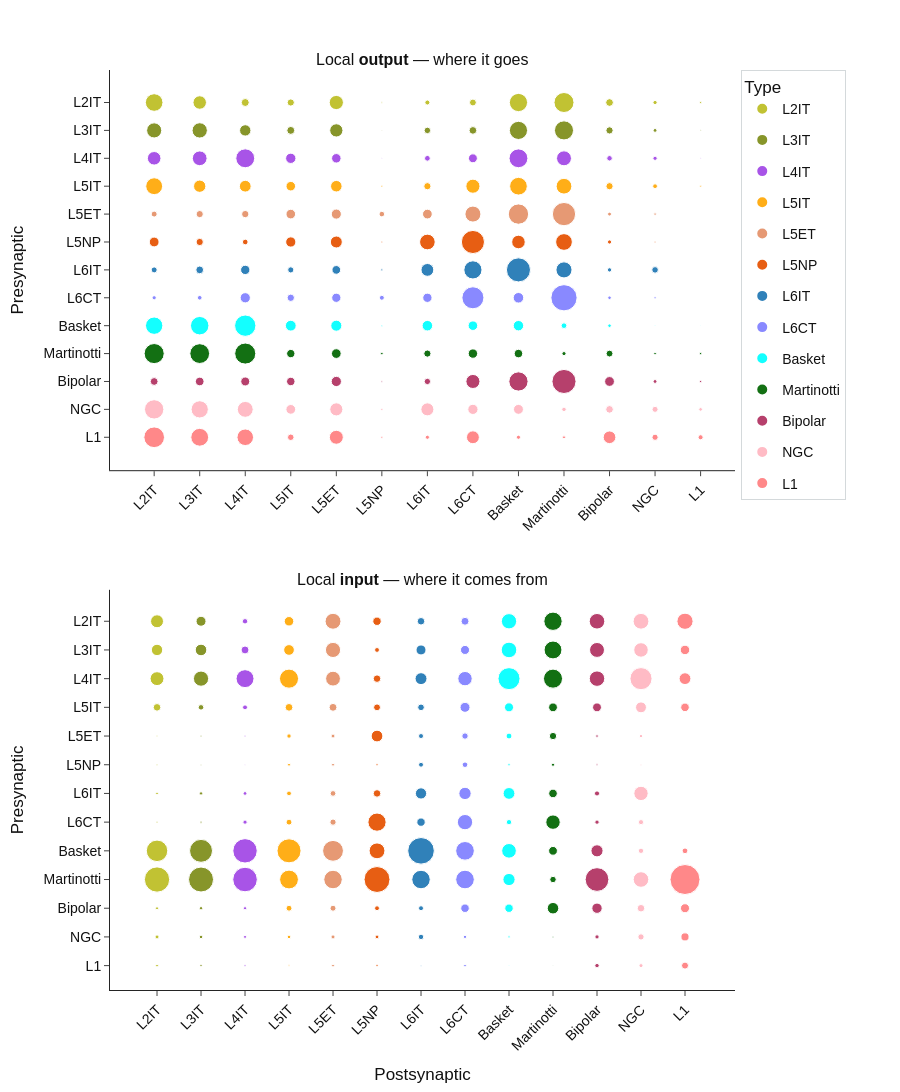

This figure's notebook cell:
### Markdown cell above
## 05 — What analysis does a dense column enable?

### Directed connectivity graph

![](figures/block05e_adjacency.png){fig-alt="A 1,329 by 1,329 adjacency matrix,
presynaptic down and postsynaptic across, grouped by cell type with a colour
bar on two margins."}

Every connection between the labelled column cells: presynaptic down,
postsynaptic across, grouped by type and ordered by soma depth within type, so
the diagonal is the column's depth axis. Mark size and ink both carry synapse
count.

The structure you can read off it without counting anything: the inhibitory
rows are dense with outputs and the inhibitory columns are dense with inputs across layers, basket and Martinotti
most of all. There is a conspicuous column at L5ET, representing the dense inputs across layers. 
Excitatory-excitatory connectivity is sparse and most often 1 synapse per connections. 
Recurrent connections dominate in layers 2, 3, and 4. The numbers behind
that texture are in the next figure.

::: {.aside-note}
**This table is complete, not a sample.** The column's internal synapses were
queried with *both* partners restricted to the column set, so a blank cell is
a real absence rather than an untraced one. 82,614 connections, 152,336
synapses, 4.7% of ordered pairs connected. Of the pairs connected at all,
**14.4% are reciprocal — six times what a random graph of this density gives.**
:::

### Type to type, as proportions

The matrix as numbers. A dot's **area** is the proportion of one type's local
synapses that the pair accounts for; the left panel normalises each row (of
everything this type sends locally, where does it go) and the right normalises
each column (of everything this type receives locally, where is it from).

**Click a type in the legend to drop its row or column.** Hover gives the
synapse count and both denominators.

### Code cell
#| echo: false
#| label: fig-dots
#| fig-cap: "Type-to-type connectivity as proportions of local synapses. Top: each row sums to 1 across that type's local output. Bottom: each column sums to 1 across that type's local input. One size scale across both panels."
#| code-summary: "Code: interactive type-to-type dot plots"
present = [g for g in ORDER if g in set(types.pre)]
index = {g: i for i, g in enumerate(present)}
shown = [SHOWN.get(g, g) for g in present]

# One scale across both panels. The largest row-normalised entry is 0.41 and
# the largest column-normalised 0.53; scaling each panel to its own maximum
# would draw those two as the same dot and make the panels incomparable.
vmax = float(max(types.out_share.max(), types.in_share.max()))
SIZE_MAX = 30.0          # marker diameter in px for a dot at `vmax`

# Stacked, not side by side. Thirteen type labels per axis need about 430 px
# to stay apart, and two panels of that will not fit the body measure — which
# is what sent this figure into the page column, and out past the margins.
fig = make_subplots(rows=2, cols=1, vertical_spacing=0.13,
                    subplot_titles=("Local <b>output</b> — where it goes",
                                    "Local <b>input</b> — where it comes from"))

for panel, (column, colour_by) in enumerate(
        [("out_share", "pre"), ("in_share", "post")], start=1):
    for group in present:
        # Colour by the normalised direction, as the static figure does: the
        # output panel comes out in horizontal bands and the input panel in
        # vertical ones, which is the quickest way to see which is which.
        part = types[types[colour_by] == group]
        part = part[part[column] > 0]
        if not len(part):
            continue
        # Area proportional to the share, so diameter goes as its square root.
        diameter = SIZE_MAX * np.sqrt(np.clip(part[column] / vmax, 0, 1))
        fig.add_trace(go.Scatter(
            x=[index[p] for p in part.post],
            y=[index[p] for p in part.pre],
            mode="markers",
            name=SHOWN.get(group, group),
            legendgroup=group,
            showlegend=(panel == 1),
            marker=dict(size=diameter, sizemode="diameter",
                        color=COLOUR.get(group, "#777777"),
                        line=dict(width=1, color="white"), opacity=0.92),
            customdata=np.stack([part.pre, part.post, part.synapses,
                                 part.out_share * 100, part.in_share * 100],
                                axis=-1),
            hovertemplate=("<b>%{customdata[0]} → %{customdata[1]}</b><br>"
                           "%{customdata[2]:,} synapses<br>"
                           "%{customdata[3]:.1f}% of the source's local output"
                           "<br>%{customdata[4]:.1f}% of the target's local "
                           "input<extra></extra>")),
            row=panel, col=1)

ticks = dict(tickmode="array", tickvals=list(range(len(present))),
             ticktext=shown)
for panel in (1, 2):
    # Only the lower panel names the x axis: stacked, the upper one's title
    # sits directly under the lower one's subplot title.
    fig.update_xaxes(title_text="Postsynaptic" if panel == 2 else None,
                     **ticks, tickangle=-45, row=panel, col=1)
    fig.update_yaxes(title_text="Presynaptic", autorange="reversed",
                     **ticks, row=panel, col=1)

# The right margin is what the legend sits in, so it has to be wide
# enough for the longest entry ("Martinotti") plus its swatch.
fig.update_layout(**layout(
    height=1180, margin=dict(l=110, r=165, t=70, b=90),
    legend=dict(title="Type", y=1, x=1.01, xanchor="left")))
fig.show(config=CONFIG)

### Figure 1 — Plotly figure (JSON) as saved in the notebook; plotly's stock layout.template omitted (floating-point values rounded to 4 significant figures)
{"data": [{"customdata": [["L2IT", "L2IT", 2453, 18.27, 9.9], ["L2IT", "L3IT", 1439, 10.72, 5.858], ["L2IT", "L4IT", 499, 3.717, 1.727], ["L2IT", "L5IT", 409, 3.047, 5.358], ["L2IT", "L5ET", 1594, 11.88, 14.91], ["L2IT", "L5NP", 15, 0.1117, 4.19], ["L2IT", "L6IT", 199, 1.483, 3.356], ["L2IT", "L6CT", 369, 2.749, 3.697], ["L2IT", "Basket family", 2634, 19.62, 13.82], ["L2IT", "Martinotti family", 3169, 23.61, 19.8], ["L2IT", "Bipolar family", 470, 3.501, 14.32], ["L2IT", "NGC", 141, 1.05, 14.73], ["L2IT", "L1", 32, 0.2384, 15.46]], "hovertemplate": "<b>%{customdata[0]} → %{customdata[1]}</b><br>%{customdata[2]:,} synapses<br>%{customdata[3]:.1f}% of the source's local output<br>%{customdata[4]:.1f}% of the target's local input<extra></extra>", "legendgroup": "L2IT", "marker": {"color": "#bcbd22", "line": {"color": "white", "width": 1}, "opacity": 0.92, "size": [17.59, 13.47, 7.935, 7.184, 14.18, 1.376, 5.011, 6.823, 18.23, 20.0, 7.701, 4.218, 2.009], "sizemode": "diameter"}, "mode": "markers", "name": "L2IT", "showlegend": true, "type": "scatter", "x": [0, 1, 2, 3, 4, 5, 6, 7, 8, 9, 10, 11, 12], "xaxis": "x", "y": [0, 0, 0, 0, 0, 0, 0, 0, 0, 0, 0, 0, 0], "yaxis": "y"}, {"customdata": [["L3IT", "L2IT", 1896, 13.51, 7.652], ["L3IT", "L3IT", 1943, 13.85, 7.909], ["L3IT", "L4IT", 1064, 7.583, 3.683], ["L3IT", "L5IT", 517, 3.685, 6.772], ["L3IT", "L5ET", 1454, 10.36, 13.6], ["L3IT", "L5NP", 5, 0.03564, 1.397], ["L3IT", "L6IT", 351, 2.502, 5.919], ["L3IT", "L6CT", 485, 3.457, 4.859], ["L3IT", "Basket family", 2740, 19.53, 14.38], ["L3IT", "Martinotti family", 3014, 21.48, 18.83], ["L3IT", "Bipolar family", 432, 3.079, 13.16], ["L3IT", "NGC", 119, 0.8481, 12.43], ["L3IT", "L1", 11, 0.0784, 5.314]], "hovertemplate": "<b>%{customdata[0]} → %{customdata[1]}</b><br>%{customdata[2]:,} synapses<br>%{customdata[3]:.1f}% of the source's local output<br>%{customdata[4]:.1f}% of the target's local input<extra></extra>", "legendgroup": "L3IT", "marker": {"color": "#7d8d19", "line": {"color": "white", "width": 1}, "opacity": 0.92, "size": [15.13, 15.31, 11.33, 7.9, 13.25, 0.7769, 6.509, 7.651, 18.19, 19.07, 7.221, 3.79, 1.152], "sizemode": "diameter"}, "mode": "markers", "name": "L3IT", "showlegend": true, "type": "scatter", "x": [0, 1, 2, 3, 4, 5, 6, 7, 8, 9, 10, 11, 12], "xaxis": "x", "y": [1, 1, 1, 1, 1, 1, 1, 1, 1, 1, 1, 1, 1], "yaxis": "y"}, {"customdata": [["L4IT", "L2IT", 2830, 10.85, 11.42], ["L4IT", "L3IT", 3345, 12.82, 13.62], ["L4IT", "L4IT", 5497, 21.07, 19.03], ["L4IT", "L5IT", 1642, 6.295, 21.51], ["L4IT", "L5ET", 1383, 5.302, 12.93], ["L4IT", "L5NP", 12, 0.046, 3.352], ["L4IT", "L6IT", 500, 1.917, 8.432], ["L4IT", "L6CT", 1220, 4.677, 12.22], ["L4IT", "Basket family", 5466, 20.95, 28.69], ["L4IT", "Martinotti family", 3434, 13.16, 21.46], ["L4IT", "Bipolar family", 464, 1.779, 14.14], ["L4IT", "NGC", 276, 1.058, 28.84], ["L4IT", "L1", 17, 0.06517, 8.213]], "hovertemplate": "<b>%{customdata[0]} → %{customdata[1]}</b><br>%{customdata[2]:,} synapses<br>%{customdata[3]:.1f}% of the source's local output<br>%{customdata[4]:.1f}% of the target's local input<extra></extra>", "legendgroup": "L4IT", "marker": {"color": "#a146e6", "line": {"color": "white", "width": 1}, "opacity": 0.92, "size": [13.56, 14.74, 18.89, 10.33, 9.476, 0.8827, 5.698, 8.9, 18.84, 14.93, 5.489, 4.233, 1.051], "sizemode": "diameter"}, "mode": "markers", "name": "L4IT", "showlegend": true, "type": "scatter", "x": [0, 1, 2, 3, 4, 5, 6, 7, 8, 9, 10, 11, 12], "xaxis": "x", "y": [2, 2, 2, 2, 2, 2, 2, 2, 2, 2, 2, 2, 2], "yaxis": "y"}, {"customdata": [["L5IT", "L2IT", 841, 16.84, 3.394], ["L5IT", "L3IT", 446, 8.933, 1.816], ["L5IT", "L4IT", 409, 8.191, 1.416], ["L5IT", "L5IT", 268, 5.368, 3.511], ["L5IT", "L5ET", 393, 7.871, 3.676], ["L5IT", "L5NP", 10, 0.2003, 2.793], ["L5IT", "L6IT", 153, 3.064, 2.58], ["L5IT", "L6CT", 588, 11.78, 5.891], ["L5IT", "Basket family", 923, 18.49, 4.844], ["L5IT", "Martinotti family", 733, 14.68, 4.58], ["L5IT", "Bipolar family", 153, 3.064, 4.662], ["L5IT", "NGC", 67, 1.342, 7.001], ["L5IT", "L1", 9, 0.1803, 4.348]], "hovertemplate": "<b>%{customdata[0]} → %{customdata[1]}</b><br>%{customdata[2]:,} synapses<br>%{customdata[3]:.1f}% of the source's local output<br>%{customdata[4]:.1f}% of the target's local input<extra></extra>", "legendgroup": "L5IT", "marker": {"color": "#ffa805", "line": {"color": "white", "width": 1}, "opacity": 0.92, "size": [16.89, 12.3, 11.78, 9.534, 11.55, 1.842, 7.204, 14.12, 17.69, 15.77, 7.204, 4.767, 1.747], "sizemode": "diameter"}, "mode": "markers", "name": "L5IT", "showlegend": true, "type": "scatter", "x": [0, 1, 2, 3, 4, 5, 6, 7, 8, 9, 10, 11, 12], "xaxis": "x", "y": [3, 3, 3, 3, 3, 3, 3, 3, 3, 3, 3, 3, 3], "yaxis": "y"}, {"customdata": [["L5ET", "L2IT", 33, 2.095, 0.1332], ["L5ET", "L3IT", 48, 3.048, 0.1954], ["L5ET", "L4IT", 50, 3.175, 0.1731], ["L5ET", "L5IT", 86, 5.46, 1.127], ["L5ET", "L5ET", 95, 6.032, 0.8885], ["L5ET", "L5NP", 29, 1.841, 8.101], ["L5ET", "L6IT", 88, 5.587, 1.484], ["L5ET", "L6CT", 238, 15.11, 2.384], ["L5ET", "Basket family", 385, 24.44, 2.021], ["L5ET", "Martinotti family", 503, 31.94, 3.143], ["L5ET", "Bipolar family", 14, 0.8889, 0.4266], ["L5ET", "NGC", 6, 0.381, 0.627]], "hovertemplate": "<b>%{customdata[0]} → %{customdata[1]}</b><br>%{customdata[2]:,} synapses<br>%{customdata[3]:.1f}% of the source's local output<br>%{customdata[4]:.1f}% of the target's local input<extra></extra>", "legendgroup": "L5ET", "marker": {"color": "#e49169", "line": {"color": "white", "width": 1}, "opacity": 0.92, "size": [5.957, 7.184, 7.333, 9.617, 10.11, 5.584, 9.728, 16.0, 20.35, 23.26, 3.88, 2.54], "sizemode": "diameter"}, "mode": "markers", "name": "L5ET", "showlegend": true, "type": "scatter", "x": [0, 1, 2, 3, 4, 5, 6, 7, 8, 9, 10, 11], "xaxis": "x", "y": [4, 4, 4, 4, 4, 4, 4, 4, 4, 4, 4, 4], "yaxis": "y"}, {"customdata": [["L5NP", "L2IT", 33, 5.68, 0.1332], ["L5NP", "L3IT", 18, 3.098, 0.07327], ["L5NP", "L4IT", 11, 1.893, 0.03807], ["L5NP", "L5IT", 36, 6.196, 0.4716], ["L5NP", "L5ET", 49, 8.434, 0.4583], ["L5NP", "L5NP", 1, 0.1721, 0.2793], ["L5NP", "L6IT", 84, 14.46, 1.417], ["L5NP", "L6CT", 183, 31.5, 1.833], ["L5NP", "Basket family", 63, 10.84, 0.3306], ["L5NP", "Martinotti family", 96, 16.52, 0.5998], ["L5NP", "Bipolar family", 6, 1.033, 0.1828], ["L5NP", "NGC", 1, 0.1721, 0.1045]], "hovertemplate": "<b>%{customdata[0]} → %{customdata[1]}</b><br>%{customdata[2]:,} synapses<br>%{customdata[3]:.1f}% of the source's local output<br>%{customdata[4]:.1f}% of the target's local input<extra></extra>", "legendgroup": "L5NP", "marker": {"color": "#e65100", "line": {"color": "white", "width": 1}, "opacity": 0.92, "size": [9.808, 7.244, 5.663, 10.24, 11.95, 1.707, 15.65, 23.1, 13.55, 16.73, 4.182, 1.707], "sizemode": "diameter"}, "mode": "markers", "name": "L5NP", "showlegend": true, "type": "scatter", "x": [0, 1, 2, 3, 4, 5, 6, 7, 8, 9, 10, 11], "xaxis": "x", "y": [5, 5, 5, 5, 5, 5, 5, 5, 5, 5, 5, 5], "yaxis": "y"}, {"customdata": [["L6IT", "L2IT", 97, 2.118, 0.3915], ["L6IT", "L3IT", 163, 3.559, 0.6635], ["L6IT", "L4IT", 235, 5.131, 0.8134], ["L6IT", "L5IT", 102, 2.227, 1.336], ["L6IT", "L5ET", 204, 4.454, 1.908], ["L6IT", "L5NP", 12, 0.262, 3.352], ["L6IT", "L6IT", 443, 9.672, 7.47], ["L6IT", "L6CT", 892, 19.48, 8.936], ["L6IT", "Basket family", 1566, 34.19, 8.219], ["L6IT", "Martinotti family", 700, 15.28, 4.374], ["L6IT", "Bipolar family", 50, 1.092, 1.523], ["L6IT", "NGC", 116, 2.533, 12.12]], "hovertemplate": "<b>%{customdata[0]} → %{customdata[1]}</b><br>%{customdata[2]:,} synapses<br>%{customdata[3]:.1f}% of the source's local output<br>%{customdata[4]:.1f}% of the target's local input<extra></extra>", "legendgroup": "L6IT", "marker": {"color": "#1f77b4", "line": {"color": "white", "width": 1}, "opacity": 0.92, "size": [5.989, 7.764, 9.322, 6.142, 8.685, 2.107, 12.8, 18.16, 24.06, 16.09, 4.3, 6.549], "sizemode": "diameter"}, "mode": "markers", "name": "L6IT", "showlegend": true, "type": "scatter", "x": [0, 1, 2, 3, 4, 5, 6, 7, 8, 9, 10, 11], "xaxis": "x", "y": [6, 6, 6, 6, 6, 6, 6, 6, 6, 6, 6, 6], "yaxis": "y"}, {"customdata": [["L6CT", "L2IT", 50, 1.032, 0.2018], ["L6CT", "L3IT", 62, 1.279, 0.2524], ["L6CT", "L4IT", 299, 6.17, 1.035], ["L6CT", "L5IT", 154, 3.178, 2.017], ["L6CT", "L5ET", 244, 5.035, 2.282], ["L6CT", "L5NP", 70, 1.444, 19.55], ["L6CT", "L6IT", 247, 5.097, 4.165], ["L6CT", "L6CT", 1384, 28.56, 13.86], ["L6CT", "Basket family", 319, 6.583, 1.674], ["L6CT", "Martinotti family", 1966, 40.57, 12.28], ["L6CT", "Bipolar family", 36, 0.7429, 1.097], ["L6CT", "NGC", 15, 0.3095, 1.567]], "hovertemplate": "<b>%{customdata[0]} → %{customdata[1]}</b><br>%{customdata[2]:,} synapses<br>%{customdata[3]:.1f}% of the source's local output<br>%{customdata[4]:.1f}% of the target's local input<extra></extra>", "legendgroup": "L6CT", "marker": {"color": "#8080ff", "line": {"color": "white", "width": 1}, "opacity": 0.92, "size": [4.18, 4.655, 10.22, 7.336, 9.234, 4.946, 9.291, 21.99, 10.56, 26.21, 3.547, 2.29], "sizemode": "diameter"}, "mode": "markers", "name": "L6CT", "showlegend": true, "type": "scatter", "x": [0, 1, 2, 3, 4, 5, 6, 7, 8, 9, 10, 11], "xaxis": "x", "y": [7, 7, 7, 7, 7, 7, 7, 7, 7, 7, 7, 7], "yaxis": "y"}, {"customdata": [["Basket family", "L2IT", 6757, 17.81, 27.27], ["Basket family", "L3IT", 7628, 20.11, 31.05], ["Basket family", "L4IT", 10164, 26.8, 35.18], ["Basket family", "L5IT", 2605, 6.868, 34.12], ["Basket family", "L5ET", 2743, 7.232, 25.65], ["Basket family", "L5NP", 53, 0.1397, 14.8], ["Basket family", "L6IT", 2479, 6.536, 41.8], ["Basket family", "L6CT", 2049, 5.402, 20.53], ["Basket family", "Basket family", 2419, 6.377, 12.7], ["Basket family", "Martinotti family", 729, 1.922, 4.555], ["Basket family", "Bipolar family", 285, 0.7514, 8.684], ["Basket family", "NGC", 16, 0.04218, 1.672], ["Basket family", "L1", 4, 0.01055, 1.932]], "hovertemplate": "<b>%{customdata[0]} → %{customdata[1]}</b><br>%{customdata[2]:,} synapses<br>%{customdata[3]:.1f}% of the source's local output<br>%{customdata[4]:.1f}% of the target's local input<extra></extra>", "legendgroup": "Basket family", "marker": {"color": "#00ffff", "line": {"color": "white", "width": 1}, "opacity": 0.92, "size": [17.37, 18.46, 21.3, 10.78, 11.07, 1.538, 10.52, 9.565, 10.39, 5.705, 3.567, 0.8452, 0.4226], "sizemode": "diameter"}, "mode": "markers", "name": "Basket", "showlegend": true, "type": "scatter", "x": [0, 1, 2, 3, 4, 5, 6, 7, 8, 9, 10, 11, 12], "xaxis": "x", "y": [8, 8, 8, 8, 8, 8, 8, 8, 8, 8, 8, 8, 8], "yaxis": "y"}, {"customdata": [["Martinotti family", "L2IT", 9328, 23.81, 37.65], ["Martinotti family", "L3IT", 9057, 23.11, 36.87], ["Martinotti family", "L4IT", 10272, 26.21, 35.55], ["Martinotti family", "L5IT", 1592, 4.063, 20.85], ["Martinotti family", "L5ET", 2158, 5.507, 20.18], ["Martinotti family", "L5NP", 142, 0.3624, 39.66], ["Martinotti family", "L6IT", 1193, 3.045, 20.12], ["Martinotti family", "L6CT", 2043, 5.214, 20.47], ["Martinotti family", "Basket family", 1673, 4.27, 8.78], ["Martinotti family", "Martinotti family", 388, 0.9902, 2.424], ["Martinotti family", "Bipolar family", 1091, 2.784, 33.24], ["Martinotti family", "NGC", 137, 0.3496, 14.32], ["Martinotti family", "L1", 110, 0.2807, 53.14]], "hovertemplate": "<b>%{customdata[0]} → %{customdata[1]}</b><br>%{customdata[2]:,} synapses<br>%{customdata[3]:.1f}% of the source's local output<br>%{customdata[4]:.1f}% of the target's local input<extra></extra>", "legendgroup": "Martinotti family", "marker": {"color": "#006400", "line": {"color": "white", "width": 1}, "opacity": 0.92, "size": [20.08, 19.79, 21.07, 8.295, 9.658, 2.477, 7.181, 9.397, 8.504, 4.095, 6.867, 2.433, 2.18], "sizemode": "diameter"}, "mode": "markers", "name": "Martinotti", "showlegend": true, "type": "scatter", "x": [0, 1, 2, 3, 4, 5, 6, 7, 8, 9, 10, 11, 12], "xaxis": "x", "y": [9, 9, 9, 9, 9, 9, 9, 9, 9, 9, 9, 9, 9], "yaxis": "y"}, {"customdata": [["Bipolar family", "L2IT", 132, 3.582, 0.5328], ["Bipolar family", "L3IT", 163, 4.423, 0.6635], ["Bipolar family", "L4IT", 175, 4.749, 0.6057], ["Bipolar family", "L5IT", 156, 4.233, 2.043], ["Bipolar family", "L5ET", 226, 6.133, 2.114], ["Bipolar family", "L5NP", 5, 0.1357, 1.397], ["Bipolar family", "L6IT", 87, 2.361, 1.467], ["Bipolar family", "L6CT", 429, 11.64, 4.298], ["Bipolar family", "Basket family", 803, 21.79, 4.214], ["Bipolar family", "Martinotti family", 1259, 34.17, 7.866], ["Bipolar family", "Bipolar family", 208, 5.645, 6.338], ["Bipolar family", "NGC", 32, 0.8684, 3.344], ["Bipolar family", "L1", 10, 0.2714, 4.831]], "hovertemplate": "<b>%{customdata[0]} → %{customdata[1]}</b><br>%{customdata[2]:,} synapses<br>%{customdata[3]:.1f}% of the source's local output<br>%{customdata[4]:.1f}% of the target's local input<extra></extra>", "legendgroup": "Bipolar family", "marker": {"color": "#b03060", "line": {"color": "white", "width": 1}, "opacity": 0.92, "size": [7.789, 8.655, 8.968, 8.467, 10.19, 1.516, 6.323, 14.04, 19.21, 24.05, 9.777, 3.835, 2.144], "sizemode": "diameter"}, "mode": "markers", "name": "Bipolar", "showlegend": true, "type": "scatter", "x": [0, 1, 2, 3, 4, 5, 6, 7, 8, 9, 10, 11, 12], "xaxis": "x", "y": [10, 10, 10, 10, 10, 10, 10, 10, 10, 10, 10, 10, 10], "yaxis": "y"}, {"customdata": [["NGC", "L2IT", 226, 22.14, 0.9121], ["NGC", "L3IT", 179, 17.53, 0.7286], ["NGC", "L4IT", 152, 14.89, 0.5261], ["NGC", "L5IT", 57, 5.583, 0.7467], ["NGC", "L5ET", 103, 10.09, 0.9633], ["NGC", "L5NP", 3, 0.2938, 0.838], ["NGC", "L6IT", 102, 9.99, 1.72], ["NGC", "L6CT", 63, 6.17, 0.6311], ["NGC", "Basket family", 59, 5.779, 0.3096], ["NGC", "Martinotti family", 12, 1.175, 0.07498], ["NGC", "Bipolar family", 35, 3.428, 1.066], ["NGC", "NGC", 22, 2.155, 2.299], ["NGC", "L1", 8, 0.7835, 3.865]], "hovertemplate": "<b>%{customdata[0]} → %{customdata[1]}</b><br>%{customdata[2]:,} synapses<br>%{customdata[3]:.1f}% of the source's local output<br>%{customdata[4]:.1f}% of the target's local input<extra></extra>", "legendgroup": "NGC", "marker": {"color": "#ffb6c1", "line": {"color": "white", "width": 1}, "opacity": 0.92, "size": [19.36, 17.23, 15.88, 9.724, 13.07, 2.231, 13.01, 10.22, 9.893, 4.462, 7.62, 6.041, 3.643], "sizemode": "diameter"}, "mode": "markers", "name": "NGC", "showlegend": true, "type": "scatter", "x": [0, 1, 2, 3, 4, 5, 6, 7, 8, 9, 10, 11, 12], "xaxis": "x", "y": [11, 11, 11, 11, 11, 11, 11, 11, 11, 11, 11, 11, 11], "yaxis": "y"}, {"customdata": [["L1", "L2IT", 101, 25.25, 0.4076], ["L1", "L3IT", 75, 18.75, 0.3053], ["L1", "L4IT", 65, 16.25, 0.225], ["L1", "L5IT", 10, 2.5, 0.131], ["L1", "L5ET", 46, 11.5, 0.4302], ["L1", "L5NP", 1, 0.25, 0.2793], ["L1", "L6IT", 4, 1.0, 0.06745], ["L1", "L6CT", 39, 9.75, 0.3907], ["L1", "Basket family", 4, 1.0, 0.02099], ["L1", "Martinotti family", 2, 0.5, 0.0125], ["L1", "Bipolar family", 38, 9.5, 1.158], ["L1", "NGC", 9, 2.25, 0.9404], ["L1", "L1", 6, 1.5, 2.899]], "hovertemplate": "<b>%{customdata[0]} → %{customdata[1]}</b><br>%{customdata[2]:,} synapses<br>%{customdata[3]:.1f}% of the source's local output<br>%{customdata[4]:.1f}% of the target's local input<extra></extra>", "legendgroup": "L1", "marker": {"color": "#ff7e80", "line": {"color": "white", "width": 1}, "opacity": 0.92, "size": [20.68, 17.82, 16.59, 6.507, 13.96, 2.058, 4.115, 12.85, 4.115, 2.91, 12.68, 6.173, 5.04], "sizemode": "diameter"}, "mode": "markers", "name": "L1", "showlegend": true, "type": "scatter", "x": [0, 1, 2, 3, 4, 5, 6, 7, 8, 9, 10, 11, 12], "xaxis": "x", "y": [12, 12, 12, 12, 12, 12, 12, 12, 12, 12, 12, 12, 12], "yaxis": "y"}, {"customdata": [["L2IT", "L2IT", 2453, 18.27, 9.9], ["L3IT", "L2IT", 1896, 13.51, 7.652], ["L4IT", "L2IT", 2830, 10.85, 11.42], ["L5IT", "L2IT", 841, 16.84, 3.394], ["L5ET", "L2IT", 33, 2.095, 0.1332], ["L5NP", "L2IT", 33, 5.68, 0.1332], ["L6IT", "L2IT", 97, 2.118, 0.3915], ["L6CT", "L2IT", 50, 1.032, 0.2018], ["Basket family", "L2IT", 6757, 17.81, 27.27], ["Martinotti family", "L2IT", 9328, 23.81, 37.65], ["Bipolar family", "L2IT", 132, 3.582, 0.5328], ["NGC", "L2IT", 226, 22.14, 0.9121], ["L1", "L2IT", 101, 25.25, 0.4076]], "hovertemplate": "<b>%{customdata[0]} → %{customdata[1]}</b><br>%{customdata[2]:,} synapses<br>%{customdata[3]:.1f}% of the source's local output<br>%{customdata[4]:.1f}% of the target's local input<extra></extra>", "legendgroup": "L2IT", "marker": {"color": "#bcbd22", "line": {"color": "white", "width": 1}, "opacity": 0.92, "size": [12.95, 11.38, 13.91, 7.582, 1.502, 1.502, 2.575, 1.849, 21.49, 25.25, 3.004, 3.93, 2.628], "sizemode": "diameter"}, "mode": "markers", "name": "L2IT", "showlegend": false, "type": "scatter", "x": [0, 0, 0, 0, 0, 0, 0, 0, 0, 0, 0, 0, 0], "xaxis": "x2", "y": [0, 1, 2, 3, 4, 5, 6, 7, 8, 9, 10, 11, 12], "yaxis": "y2"}, {"customdata": [["L2IT", "L3IT", 1439, 10.72, 5.858], ["L3IT", "L3IT", 1943, 13.85, 7.909], ["L4IT", "L3IT", 3345, 12.82, 13.62], ["L5IT", "L3IT", 446, 8.933, 1.816], ["L5ET", "L3IT", 48, 3.048, 0.1954], ["L5NP", "L3IT", 18, 3.098, 0.07327], ["L6IT", "L3IT", 163, 3.559, 0.6635], ["L6CT", "L3IT", 62, 1.279, 0.2524], ["Basket family", "L3IT", 7628, 20.11, 31.05], ["Martinotti family", "L3IT", 9057, 23.11, 36.87], ["Bipolar family", "L3IT", 163, 4.423, 0.6635], ["NGC", "L3IT", 179, 17.53, 0.7286], ["L1", "L3IT", 75, 18.75, 0.3053]], "hovertemplate": "<b>%{customdata[0]} → %{customdata[1]}</b><br>%{customdata[2]:,} synapses<br>%{customdata[3]:.1f}% of the source's local output<br>%{customdata[4]:.1f}% of the target's local input<extra></extra>", "legendgroup": "L3IT", "marker": {"color": "#7d8d19", "line": {"color": "white", "width": 1}, "opacity": 0.92, "size": [9.96, 11.57, 15.19, 5.545, 1.819, 1.114, 3.352, 2.067, 22.93, 24.99, 3.352, 3.513, 2.274], "sizemode": "diameter"}, "mode": "markers", "name": "L3IT", "showlegend": false, "type": "scatter", "x": [1, 1, 1, 1, 1, 1, 1, 1, 1, 1, 1, 1, 1], "xaxis": "x2", "y": [0, 1, 2, 3, 4, 5, 6, 7, 8, 9, 10, 11, 12], "yaxis": "y2"}, {"customdata": [["L2IT", "L4IT", 499, 3.717, 1.727], ["L3IT", "L4IT", 1064, 7.583, 3.683], ["L4IT", "L4IT", 5497, 21.07, 19.03], ["L5IT", "L4IT", 409, 8.191, 1.416], ["L5ET", "L4IT", 50, 3.175, 0.1731], ["L5NP", "L4IT", 11, 1.893, 0.03807], ["L6IT", "L4IT", 235, 5.131, 0.8134], ["L6CT", "L4IT", 299, 6.17, 1.035], ["Basket family", "L4IT", 10164, 26.8, 35.18], ["Martinotti family", "L4IT", 10272, 26.21, 35.55], ["Bipolar family", "L4IT", 175, 4.749, 0.6057], ["NGC", "L4IT", 152, 14.89, 0.5261], ["L1", "L4IT", 65, 16.25, 0.225]], "hovertemplate": "<b>%{customdata[0]} → %{customdata[1]}</b><br>%{customdata[2]:,} synapses<br>%{customdata[3]:.1f}% of the source's local output<br>%{customdata[4]:.1f}% of the target's local input<extra></extra>", "legendgroup": "L4IT", "marker": {"color": "#a146e6", "line": {"color": "white", "width": 1}, "opacity": 0.92, "size": [5.408, 7.898, 17.95, 4.896, 1.712, 0.803, 3.712, 4.187, 24.41, 24.54, 3.203, 2.985, 1.952], "sizemode": "diameter"}, "mode": "markers", "name": "L4IT", "showlegend": false, "type": "scatter", "x": [2, 2, 2, 2, 2, 2, 2, 2, 2, 2, 2, 2, 2], "xaxis": "x2", "y": [0, 1, 2, 3, 4, 5, 6, 7, 8, 9, 10, 11, 12], "yaxis": "y2"}, {"customdata": [["L2IT", "L5IT", 409, 3.047, 5.358], ["L3IT", "L5IT", 517, 3.685, 6.772], ["L4IT", "L5IT", 1642, 6.295, 21.51], ["L5IT", "L5IT", 268, 5.368, 3.511], ["L5ET", "L5IT", 86, 5.46, 1.127], ["L5NP", "L5IT", 36, 6.196, 0.4716], ["L6IT", "L5IT", 102, 2.227, 1.336], ["L6CT", "L5IT", 154, 3.178, 2.017], ["Basket family", "L5IT", 2605, 6.868, 34.12], ["Martinotti family", "L5IT", 1592, 4.063, 20.85], ["Bipolar family", "L5IT", 156, 4.233, 2.043], ["NGC", "L5IT", 57, 5.583, 0.7467], ["L1", "L5IT", 10, 2.5, 0.131]], "hovertemplate": "<b>%{customdata[0]} → %{customdata[1]}</b><br>%{customdata[2]:,} synapses<br>%{customdata[3]:.1f}% of the source's local output<br>%{customdata[4]:.1f}% of the target's local input<extra></extra>", "legendgroup": "L5IT", "marker": {"color": "#ffa805", "line": {"color": "white", "width": 1}, "opacity": 0.92, "size": [9.526, 10.71, 19.09, 7.711, 4.368, 2.826, 4.757, 5.845, 24.04, 18.79, 5.883, 3.556, 1.489], "sizemode": "diameter"}, "mode": "markers", "name": "L5IT", "showlegend": false, "type": "scatter", "x": [3, 3, 3, 3, 3, 3, 3, 3, 3, 3, 3, 3, 3], "xaxis": "x2", "y": [0, 1, 2, 3, 4, 5, 6, 7, 8, 9, 10, 11, 12], "yaxis": "y2"}, {"customdata": [["L2IT", "L5ET", 1594, 11.88, 14.91], ["L3IT", "L5ET", 1454, 10.36, 13.6], ["L4IT", "L5ET", 1383, 5.302, 12.93], ["L5IT", "L5ET", 393, 7.871, 3.676], ["L5ET", "L5ET", 95, 6.032, 0.8885], ["L5NP", "L5ET", 49, 8.434, 0.4583], ["L6IT", "L5ET", 204, 4.454, 1.908], ["L6CT", "L5ET", 244, 5.035, 2.282], ["Basket family", "L5ET", 2743, 7.232, 25.65], ["Martinotti family", "L5ET", 2158, 5.507, 20.18], ["Bipolar family", "L5ET", 226, 6.133, 2.114], ["NGC", "L5ET", 103, 10.09, 0.9633], ["L1", "L5ET", 46, 11.5, 0.4302]], "hovertemplate": "<b>%{customdata[0]} → %{customdata[1]}</b><br>%{customdata[2]:,} synapses<br>%{customdata[3]:.1f}% of the source's local output<br>%{customdata[4]:.1f}% of the target's local input<extra></extra>", "legendgroup": "L5ET", "marker": {"color": "#e49169", "line": {"color": "white", "width": 1}, "opacity": 0.92, "size": [15.89, 15.18, 14.8, 7.89, 3.879, 2.786, 5.685, 6.217, 20.84, 18.49, 5.983, 4.039, 2.699], "sizemode": "diameter"}, "mode": "markers", "name": "L5ET", "showlegend": false, "type": "scatter", "x": [4, 4, 4, 4, 4, 4, 4, 4, 4, 4, 4, 4, 4], "xaxis": "x2", "y": [0, 1, 2, 3, 4, 5, 6, 7, 8, 9, 10, 11, 12], "yaxis": "y2"}, {"customdata": [["L2IT", "L5NP", 15, 0.1117, 4.19], ["L3IT", "L5NP", 5, 0.03564, 1.397], ["L4IT", "L5NP", 12, 0.046, 3.352], ["L5IT", "L5NP", 10, 0.2003, 2.793], ["L5ET", "L5NP", 29, 1.841, 8.101], ["L5NP", "L5NP", 1, 0.1721, 0.2793], ["L6IT", "L5NP", 12, 0.262, 3.352], ["L6CT", "L5NP", 70, 1.444, 19.55], ["Basket family", "L5NP", 53, 0.1397, 14.8], ["Martinotti family", "L5NP", 142, 0.3624, 39.66], ["Bipolar family", "L5NP", 5, 0.1357, 1.397], ["NGC", "L5NP", 3, 0.2938, 0.838], ["L1", "L5NP", 1, 0.25, 0.2793]], "hovertemplate": "<b>%{customdata[0]} → %{customdata[1]}</b><br>%{customdata[2]:,} synapses<br>%{customdata[3]:.1f}% of the source's local output<br>%{customdata[4]:.1f}% of the target's local input<extra></extra>", "legendgroup": "L5NP", "marker": {"color": "#e65100", "line": {"color": "white", "width": 1}, "opacity": 0.92, "size": [8.424, 4.864, 7.535, 6.878, 11.71, 2.175, 7.535, 18.2, 15.83, 25.92, 4.864, 3.767, 2.175], "sizemode": "diameter"}, "mode": "markers", "name": "L5NP", "showlegend": false, "type": "scatter", "x": [5, 5, 5, 5, 5, 5, 5, 5, 5, 5, 5, 5, 5], "xaxis": "x2", "y": [0, 1, 2, 3, 4, 5, 6, 7, 8, 9, 10, 11, 12], "yaxis": "y2"}, {"customdata": [["L2IT", "L6IT", 199, 1.483, 3.356], ["L3IT", "L6IT", 351, 2.502, 5.919], ["L4IT", "L6IT", 500, 1.917, 8.432], ["L5IT", "L6IT", 153, 3.064, 2.58], ["L5ET", "L6IT", 88, 5.587, 1.484], ["L5NP", "L6IT", 84, 14.46, 1.417], ["L6IT", "L6IT", 443, 9.672, 7.47], ["L6CT", "L6IT", 247, 5.097, 4.165], ["Basket family", "L6IT", 2479, 6.536, 41.8], ["Martinotti family", "L6IT", 1193, 3.045, 20.12], ["Bipolar family", "L6IT", 87, 2.361, 1.467], ["NGC", "L6IT", 102, 9.99, 1.72], ["L1", "L6IT", 4, 1.0, 0.06745]], "hovertemplate": "<b>%{customdata[0]} → %{customdata[1]}</b><br>%{customdata[2]:,} synapses<br>%{customdata[3]:.1f}% of the source's local output<br>%{customdata[4]:.1f}% of the target's local input<extra></extra>", "legendgroup": "L6IT", "marker": {"color": "#1f77b4", "line": {"color": "white", "width": 1}, "opacity": 0.92, "size": [7.539, 10.01, 11.95, 6.61, 5.013, 4.898, 11.25, 8.399, 26.61, 18.46, 4.985, 5.397, 1.069], "sizemode": "diameter"}, "mode": "markers", "name": "L6IT", "showlegend": false, "type": "scatter", "x": [6, 6, 6, 6, 6, 6, 6, 6, 6, 6, 6, 6, 6], "xaxis": "x2", "y": [0, 1, 2, 3, 4, 5, 6, 7, 8, 9, 10, 11, 12], "yaxis": "y2"}, {"customdata": [["L2IT", "L6CT", 369, 2.749, 3.697], ["L3IT", "L6CT", 485, 3.457, 4.859], ["L4IT", "L6CT", 1220, 4.677, 12.22], ["L5IT", "L6CT", 588, 11.78, 5.891], ["L5ET", "L6CT", 238, 15.11, 2.384], ["L5NP", "L6CT", 183, 31.5, 1.833], ["L6IT", "L6CT", 892, 19.48, 8.936], ["L6CT", "L6CT", 1384, 28.56, 13.86], ["Basket family", "L6CT", 2049, 5.402, 20.53], ["Martinotti family", "L6CT", 2043, 5.214, 20.47], ["Bipolar family", "L6CT", 429, 11.64, 4.298], ["NGC", "L6CT", 63, 6.17, 0.6311], ["L1", "L6CT", 39, 9.75, 0.3907]], "hovertemplate": "<b>%{customdata[0]} → %{customdata[1]}</b><br>%{customdata[2]:,} synapses<br>%{customdata[3]:.1f}% of the source's local output<br>%{customdata[4]:.1f}% of the target's local input<extra></extra>", "legendgroup": "L6CT", "marker": {"color": "#8080ff", "line": {"color": "white", "width": 1}, "opacity": 0.92, "size": [7.913, 9.071, 14.39, 9.988, 6.355, 5.572, 12.3, 15.32, 18.65, 18.62, 8.532, 3.269, 2.572], "sizemode": "diameter"}, "mode": "markers", "name": "L6CT", "showlegend": false, "type": "scatter", "x": [7, 7, 7, 7, 7, 7, 7, 7, 7, 7, 7, 7, 7], "xaxis": "x2", "y": [0, 1, 2, 3, 4, 5, 6, 7, 8, 9, 10, 11, 12], "yaxis": "y2"}, {"customdata": [["L2IT", "Basket family", 2634, 19.62, 13.82], ["L3IT", "Basket family", 2740, 19.53, 14.38], ["L4IT", "Basket family", 5466, 20.95, 28.69], ["L5IT", "Basket family", 923, 18.49, 4.844], ["L5ET", "Basket family", 385, 24.44, 2.021], ["L5NP", "Basket family", 63, 10.84, 0.3306], ["L6IT", "Basket family", 1566, 34.19, 8.219], ["L6CT", "Basket family", 319, 6.583, 1.674], ["Basket family", "Basket family", 2419, 6.377, 12.7], ["Martinotti family", "Basket family", 1673, 4.27, 8.78], ["Bipolar family", "Basket family", 803, 21.79, 4.214], ["NGC", "Basket family", 59, 5.779, 0.3096], ["L1", "Basket family", 4, 1.0, 0.02099]], "hovertemplate": "<b>%{customdata[0]} → %{customdata[1]}</b><br>%{customdata[2]:,} synapses<br>%{customdata[3]:.1f}% of the source's local output<br>%{customdata[4]:.1f}% of the target's local input<extra></extra>", "legendgroup": "Basket family", "marker": {"color": "#00ffff", "line": {"color": "white", "width": 1}, "opacity": 0.92, "size": [15.3, 15.61, 22.04, 9.058, 5.85, 2.366, 11.8, 5.325, 14.66, 12.19, 8.448, 2.29, 0.5963], "sizemode": "diameter"}, "mode": "markers", "name": "Basket", "showlegend": false, "type": "scatter", "x": [8, 8, 8, 8, 8, 8, 8, 8, 8, 8, 8, 8, 8], "xaxis": "x2", "y": [0, 1, 2, 3, 4, 5, 6, 7, 8, 9, 10, 11, 12], "yaxis": "y2"}, {"customdata": [["L2IT", "Martinotti family", 3169, 23.61, 19.8], ["L3IT", "Martinotti family", 3014, 21.48, 18.83], ["L4IT", "Martinotti family", 3434, 13.16, 21.46], ["L5IT", "Martinotti family", 733, 14.68, 4.58], ["L5ET", "Martinotti family", 503, 31.94, 3.143], ["L5NP", "Martinotti family", 96, 16.52, 0.5998], ["L6IT", "Martinotti family", 700, 15.28, 4.374], ["L6CT", "Martinotti family", 1966, 40.57, 12.28], ["Basket family", "Martinotti family", 729, 1.922, 4.555], ["Martinotti family", "Martinotti family", 388, 0.9902, 2.424], ["Bipolar family", "Martinotti family", 1259, 34.17, 7.866], ["NGC", "Martinotti family", 12, 1.175, 0.07498], ["L1", "Martinotti family", 2, 0.5, 0.0125]], "hovertemplate": "<b>%{customdata[0]} → %{customdata[1]}</b><br>%{customdata[2]:,} synapses<br>%{customdata[3]:.1f}% of the source's local output<br>%{customdata[4]:.1f}% of the target's local input<extra></extra>", "legendgroup": "Martinotti family", "marker": {"color": "#006400", "line": {"color": "white", "width": 1}, "opacity": 0.92, "size": [18.31, 17.86, 19.06, 8.807, 7.296, 3.187, 8.607, 14.42, 8.783, 6.408, 11.54, 1.127, 0.46], "sizemode": "diameter"}, "mode": "markers", "name": "Martinotti", "showlegend": false, "type": "scatter", "x": [9, 9, 9, 9, 9, 9, 9, 9, 9, 9, 9, 9, 9], "xaxis": "x2", "y": [0, 1, 2, 3, 4, 5, 6, 7, 8, 9, 10, 11, 12], "yaxis": "y2"}, {"customdata": [["L2IT", "Bipolar family", 470, 3.501, 14.32], ["L3IT", "Bipolar family", 432, 3.079, 13.16], ["L4IT", "Bipolar family", 464, 1.779, 14.14], ["L5IT", "Bipolar family", 153, 3.064, 4.662], ["L5ET", "Bipolar family", 14, 0.8889, 0.4266], ["L5NP", "Bipolar family", 6, 1.033, 0.1828], ["L6IT", "Bipolar family", 50, 1.092, 1.523], ["L6CT", "Bipolar family", 36, 0.7429, 1.097], ["Basket family", "Bipolar family", 285, 0.7514, 8.684], ["Martinotti family", "Bipolar family", 1091, 2.784, 33.24], ["Bipolar family", "Bipolar family", 208, 5.645, 6.338], ["NGC", "Bipolar family", 35, 3.428, 1.066], ["L1", "Bipolar family", 38, 9.5, 1.158]], "hovertemplate": "<b>%{customdata[0]} → %{customdata[1]}</b><br>%{customdata[2]:,} synapses<br>%{customdata[3]:.1f}% of the source's local output<br>%{customdata[4]:.1f}% of the target's local input<extra></extra>", "legendgroup": "Bipolar family", "marker": {"color": "#b03060", "line": {"color": "white", "width": 1}, "opacity": 0.92, "size": [15.57, 14.93, 15.47, 8.886, 2.688, 1.76, 5.08, 4.31, 12.13, 23.73, 10.36, 4.25, 4.428], "sizemode": "diameter"}, "mode": "markers", "name": "Bipolar", "showlegend": false, "type": "scatter", "x": [10, 10, 10, 10, 10, 10, 10, 10, 10, 10, 10, 10, 10], "xaxis": "x2", "y": [0, 1, 2, 3, 4, 5, 6, 7, 8, 9, 10, 11, 12], "yaxis": "y2"}, {"customdata": [["L2IT", "NGC", 141, 1.05, 14.73], ["L3IT", "NGC", 119, 0.8481, 12.43], ["L4IT", "NGC", 276, 1.058, 28.84], ["L5IT", "NGC", 67, 1.342, 7.001], ["L5ET", "NGC", 6, 0.381, 0.627], ["L5NP", "NGC", 1, 0.1721, 0.1045], ["L6IT", "NGC", 116, 2.533, 12.12], ["L6CT", "NGC", 15, 0.3095, 1.567], ["Basket family", "NGC", 16, 0.04218, 1.672], ["Martinotti family", "NGC", 137, 0.3496, 14.32], ["Bipolar family", "NGC", 32, 0.8684, 3.344], ["NGC", "NGC", 22, 2.155, 2.299], ["L1", "NGC", 9, 2.25, 0.9404]], "hovertemplate": "<b>%{customdata[0]} → %{customdata[1]}</b><br>%{customdata[2]:,} synapses<br>%{customdata[3]:.1f}% of the source's local output<br>%{customdata[4]:.1f}% of the target's local input<extra></extra>", "legendgroup": "NGC", "marker": {"color": "#ffb6c1", "line": {"color": "white", "width": 1}, "opacity": 0.92, "size": [15.8, 14.51, 22.1, 10.89, 3.259, 1.33, 14.33, 5.152, 5.321, 15.57, 7.525, 6.24, 3.991], "sizemode": "diameter"}, "mode": "markers", "name": "NGC", "showlegend": false, "type": "scatter", "x": [11, 11, 11, 11, 11, 11, 11, 11, 11, 11, 11, 11, 11], "xaxis": "x2", "y": [0, 1, 2, 3, 4, 5, 6, 7, 8, 9, 10, 11, 12], "yaxis": "y2"}, {"customdata": [["L2IT", "L1", 32, 0.2384, 15.46], ["L3IT", "L1", 11, 0.0784, 5.314], ["L4IT", "L1", 17, 0.06517, 8.213], ["L5IT", "L1", 9, 0.1803, 4.348], ["Basket family", "L1", 4, 0.01055, 1.932], ["Martinotti family", "L1", 110, 0.2807, 53.14], ["Bipolar family", "L1", 10, 0.2714, 4.831], ["NGC", "L1", 8, 0.7835, 3.865], ["L1", "L1", 6, 1.5, 2.899]], "hovertemplate": "<b>%{customdata[0]} → %{customdata[1]}</b><br>%{customdata[2]:,} synapses<br>%{customdata[3]:.1f}% of the source's local output<br>%{customdata[4]:.1f}% of the target's local input<extra></extra>", "legendgroup": "L1", "marker": {"color": "#ff7e80", "line": {"color": "white", "width": 1}, "opacity": 0.92, "size": [16.18, 9.487, 11.79, 8.581, 5.721, 30.0, 9.045, 8.09, 7.006], "sizemode": "diameter"}, "mode": "markers", "name": "L1", "showlegend": false, "type": "scatter", "x": [12, 12, 12, 12, 12, 12, 12, 12, 12], "xaxis": "x2", "y": [0, 1, 2, 3, 8, 9, 10, 11, 12], "yaxis": "y2"}], "layout": {"annotations": [{"font": {"size": 16}, "showarrow": false, "text": "Local <b>output</b> — where it goes", "x": 0.5, "xanchor": "center", "xref": "paper", "y": 1.0, "yanchor": "bottom", "yref": "paper"}, {"font": {"size": 16}, "showarrow": false, "text": "Local <b>input</b> — where it comes from", "x": 0.5, "xanchor": "center", "xref": "paper", "y": 0.435, "yanchor": "bottom", "yref": "paper"}], "font": {"color": "#111111", "family": "Arial, Helvetica, sans-serif", "size": 14}, "height": 1180, "hoverlabel": {"font": {"size": 13}}, "legend": {"bgcolor": "rgba(255,255,255,0.75)", "bordercolor": "#D4D9DB", "borderwidth": 1, "itemsizing": "constant", "title": {"text": "Type"}, "x": 1.01, "xanchor": "left", "y": 1}, "margin": {"b": 90, "l": 110, "r": 165, "t": 70}, "xaxis": {"anchor": "y", "domain": [0.0, 1.0], "tickangle": -45, "tickmode": "array", "ticktext": ["L2IT", "L3IT", "L4IT", "L5IT", "L5ET", "L5NP", "L6IT", "L6CT", "Basket", "Martinotti", "Bipolar", "NGC", "L1"], "tickvals": [0, 1, 2, 3, 4, 5, 6, 7, 8, 9, 10, 11, 12]}, "xaxis2": {"anchor": "y2", "domain": [0.0, 1.0], "tickangle": -45, "tickmode": "array", "ticktext": ["L2IT", "L3IT", "L4IT", "L5IT", "L5ET", "L5NP", "L6IT", "L6CT", "Basket", "Martinotti", "Bipolar", "NGC", "L1"], "tickvals": [0, 1, 2, 3, 4, 5, 6, 7, 8, 9, 10, 11, 12], "title": {"text": "Postsynaptic"}}, "yaxis": {"anchor": "x", "autorange": "reversed", "domain": [0.565, 1.0], "tickmode": "array", "ticktext": ["L2IT", "L3IT", "L4IT", "L5IT", "L5ET", "L5NP", "L6IT", "L6CT", "Basket", "Martinotti", "Bipolar", "NGC", "L1"], "tickvals": [0, 1, 2, 3, 4, 5, 6, 7, 8, 9, 10, 11, 12], "title": {"text": "Presynaptic"}}, "yaxis2": {"anchor": "x2", "autorange": "reversed", "domain": [0.0, 0.435], "tickmode": "array", "ticktext": ["L2IT", "L3IT", "L4IT", "L5IT", "L5ET", "L5NP", "L6IT", "L6CT", "Basket", "Martinotti", "Bipolar", "NGC", "L1"], "tickvals": [0, 1, 2, 3, 4, 5, 6, 7, 8, 9, 10, 11, 12], "title": {"text": "Presynaptic"}}}}
